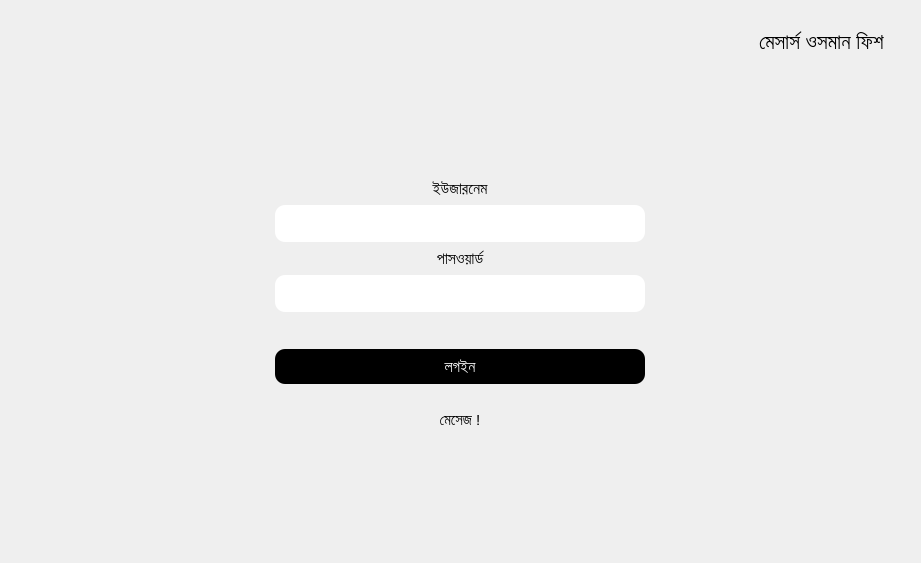
<?xml version="1.0" encoding="UTF-8"?>
<ui version="4.0">
 <class>LoginForm</class>
 <widget class="QWidget" name="LoginForm">
  <property name="geometry">
   <rect>
    <x>0</x>
    <y>0</y>
    <width>921</width>
    <height>563</height>
   </rect>
  </property>
  <property name="windowTitle">
   <string>Form</string>
  </property>
  <property name="styleSheet">
   <string notr="true"/>
  </property>
  <layout class="QVBoxLayout" name="loginForm_Layout">
   <item>
    <widget class="QWidget" name="LoginHeader" native="true">
     <property name="minimumSize">
      <size>
       <width>0</width>
       <height>60</height>
      </size>
     </property>
     <property name="maximumSize">
      <size>
       <width>16777215</width>
       <height>60</height>
      </size>
     </property>
     <property name="font">
      <font>
       <family>Arial</family>
      </font>
     </property>
     <layout class="QHBoxLayout" name="LoginHeader_Layout">
      <property name="leftMargin">
       <number>20</number>
      </property>
      <property name="rightMargin">
       <number>20</number>
      </property>
      <item alignment="Qt::AlignLeft">
       <widget class="QLabel" name="LoginLogo">
        <property name="minimumSize">
         <size>
          <width>40</width>
          <height>30</height>
         </size>
        </property>
        <property name="maximumSize">
         <size>
          <width>40</width>
          <height>30</height>
         </size>
        </property>
        <property name="font">
         <font>
          <family>Arial</family>
         </font>
        </property>
        <property name="text">
         <string/>
        </property>
        <property name="pixmap">
         <pixmap resource="resource.qrc">:/icons/images/logo.png</pixmap>
        </property>
        <property name="scaledContents">
         <bool>true</bool>
        </property>
       </widget>
      </item>
      <item alignment="Qt::AlignRight">
       <widget class="QLabel" name="LoginTag">
        <property name="font">
         <font>
          <family>Arial</family>
          <pointsize>16</pointsize>
         </font>
        </property>
        <property name="text">
         <string>মেসার্স ওসমান ফিশ </string>
        </property>
       </widget>
      </item>
     </layout>
    </widget>
   </item>
   <item alignment="Qt::AlignHCenter|Qt::AlignVCenter">
    <widget class="QWidget" name="LoginBody" native="true">
     <property name="minimumSize">
      <size>
       <width>400</width>
       <height>0</height>
      </size>
     </property>
     <property name="font">
      <font>
       <family>Arial</family>
      </font>
     </property>
     <property name="styleSheet">
      <string notr="true">QPushButton, QLineEdit{
border-radius:10px;
padding:2px;
margin:1px 6px;
padding:8px;
}

QPushButton{
background-color: rgb(0, 0, 0);
color:white;
margin-top:30px;
}




</string>
     </property>
     <layout class="QVBoxLayout" name="LoginBody_Layout">
      <property name="topMargin">
       <number>0</number>
      </property>
      <property name="bottomMargin">
       <number>20</number>
      </property>
      <item>
       <widget class="QLabel" name="username_label">
        <property name="font">
         <font>
          <family>Arial</family>
          <pointsize>12</pointsize>
         </font>
        </property>
        <property name="text">
         <string>ইউজারনেম</string>
        </property>
        <property name="alignment">
         <set>Qt::AlignCenter</set>
        </property>
       </widget>
      </item>
      <item>
       <widget class="QLineEdit" name="usernameInput">
        <property name="font">
         <font>
          <family>Arial</family>
          <pointsize>12</pointsize>
         </font>
        </property>
        <property name="styleSheet">
         <string notr="true"/>
        </property>
       </widget>
      </item>
      <item>
       <widget class="QLabel" name="password_Label">
        <property name="font">
         <font>
          <family>Arial</family>
          <pointsize>12</pointsize>
         </font>
        </property>
        <property name="text">
         <string>পাসওয়ার্ড</string>
        </property>
        <property name="alignment">
         <set>Qt::AlignCenter</set>
        </property>
       </widget>
      </item>
      <item>
       <widget class="QLineEdit" name="passwordInput">
        <property name="font">
         <font>
          <family>Arial</family>
          <pointsize>12</pointsize>
         </font>
        </property>
       </widget>
      </item>
      <item>
       <widget class="QPushButton" name="loginBtn">
        <property name="font">
         <font>
          <family>Arial</family>
          <pointsize>12</pointsize>
         </font>
        </property>
        <property name="cursor">
         <cursorShape>PointingHandCursor</cursorShape>
        </property>
        <property name="text">
         <string>লগইন</string>
        </property>
       </widget>
      </item>
      <item>
       <widget class="QLabel" name="errorMessage">
        <property name="font">
         <font>
          <family>Arial</family>
          <pointsize>11</pointsize>
         </font>
        </property>
        <property name="styleSheet">
         <string notr="true">margin-top:20px;</string>
        </property>
        <property name="text">
         <string>মেসেজ !</string>
        </property>
        <property name="alignment">
         <set>Qt::AlignCenter</set>
        </property>
       </widget>
      </item>
     </layout>
    </widget>
   </item>
  </layout>
 </widget>
 <resources>
  <include location="resource.qrc"/>
 </resources>
 <connections/>
</ui>
